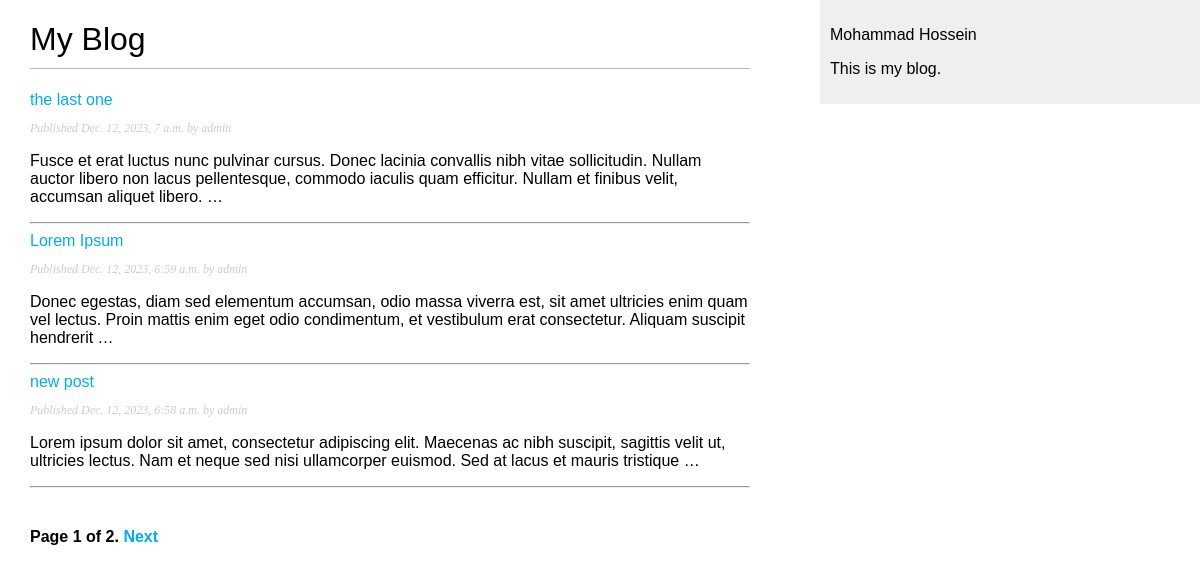
Screenshot of /blog/ with the database file from the repository.
### blog/models.py (models this page shows, shortened)
class Post(models.Model):
    class Status(models.TextChoices):
        DRAFT = "DF", "Draft"
        PUBLISHED = "PB", "Published"
    title = models.CharField(max_length=250)
    slug = models.SlugField(max_length=250, unique_for_date='publish')
    author = models.ForeignKey(User, on_delete=models.CASCADE, related_name='posts')
    body = models.TextField()
    publish = models.DateTimeField(default=timezone.now)
    created = models.DateTimeField(auto_now_add=True)
    updated = models.DateTimeField(auto_now=True)
    status = models.CharField(max_length=2, choices=Status.choices, default=Status.DRAFT)
    objects = models.Manager()
    published = PublishedManager()
    class Meta:
        ordering = ['-publish']
        indexes = [
            models.Index(fields=['-publish']),
        ]
    def get_absolute_url(self):
        return reverse('blog:post_detail', args=[self.publish.year, self.publish.month, self.publish.day, self.slug])

### blog/views.py (the view)
# urls.py: path('', PostListView.as_view(), name='post_list'),
class PostListView(ListView):
    queryset = Post.published.all()
    paginate_by = 3
    context_object_name = 'posts'
    template_name = 'blog/post/post_list.html'

### blog/templates/blog/post/post_list.html (shortened to what this page needs)
{% extends 'blog/base.html' %}
{% block content %}
    <h1>My Blog</h1>
    {% for post in posts %}
        <a href="{{ post.get_absolute_url }}"> {{ post.title }}</a> <br>
        <p class="date">
            Published {{ post.publish }} by {{ post.author }}
        </p>
        {{ post.body|truncatewords:30|linebreaks }}
        <hr>
    {% endfor %}
    {% include "blog/pagination.html" with page=page_obj %}
{% endblock %}

### blog/static/blog/css/blog.css (style rules this page uses)
body { margin: 0; padding: 0; font-family: helvetica, sans-serif; }
a { color: #00abff; text-decoration: none; }
h1 { font-weight: normal; border-bottom: 1px solid #bbb; padding: 0 0 10px 0; }
p.date { color: #ccc; font-family: georgia, serif; font-size: 12px; font-style: italic; }

### rows the page displays
Post: title "the last one", publish "Dec. 12, 2023, 7 a.m.", author "admin", body "Fusce et erat luctus nunc pulvinar cursus. Donec lacinia convallis nibh vitae sollicitudin. Nullam auctor libero non lacus pellentesque, commodo iaculis quam efficitur. Nullam et finibus velit, accumsan aliquet libero. …"
Post: title "Lorem Ipsum", publish "Dec. 12, 2023, 6:59 a.m.", author "admin", body "Donec egestas, diam sed elementum accumsan, odio massa viverra est, sit amet ultricies enim quam vel lectus. Proin mattis enim eget odio condimentum, et vestibulum erat consectetur. Aliquam suscipit hendrerit …"
Post: title "new post", publish "Dec. 12, 2023, 6:58 a.m.", author "admin", body "Lorem ipsum dolor sit amet, consectetur adipiscing elit. Maecenas ac nibh suscipit, sagittis velit ut, ultricies lectus. Nam et neque sed nisi ullamcorper euismod. Sed at lacus et mauris tristique …"

### other values shown
{{ page.number }} "1"
{{ page.paginator.num_pages }} "2"
